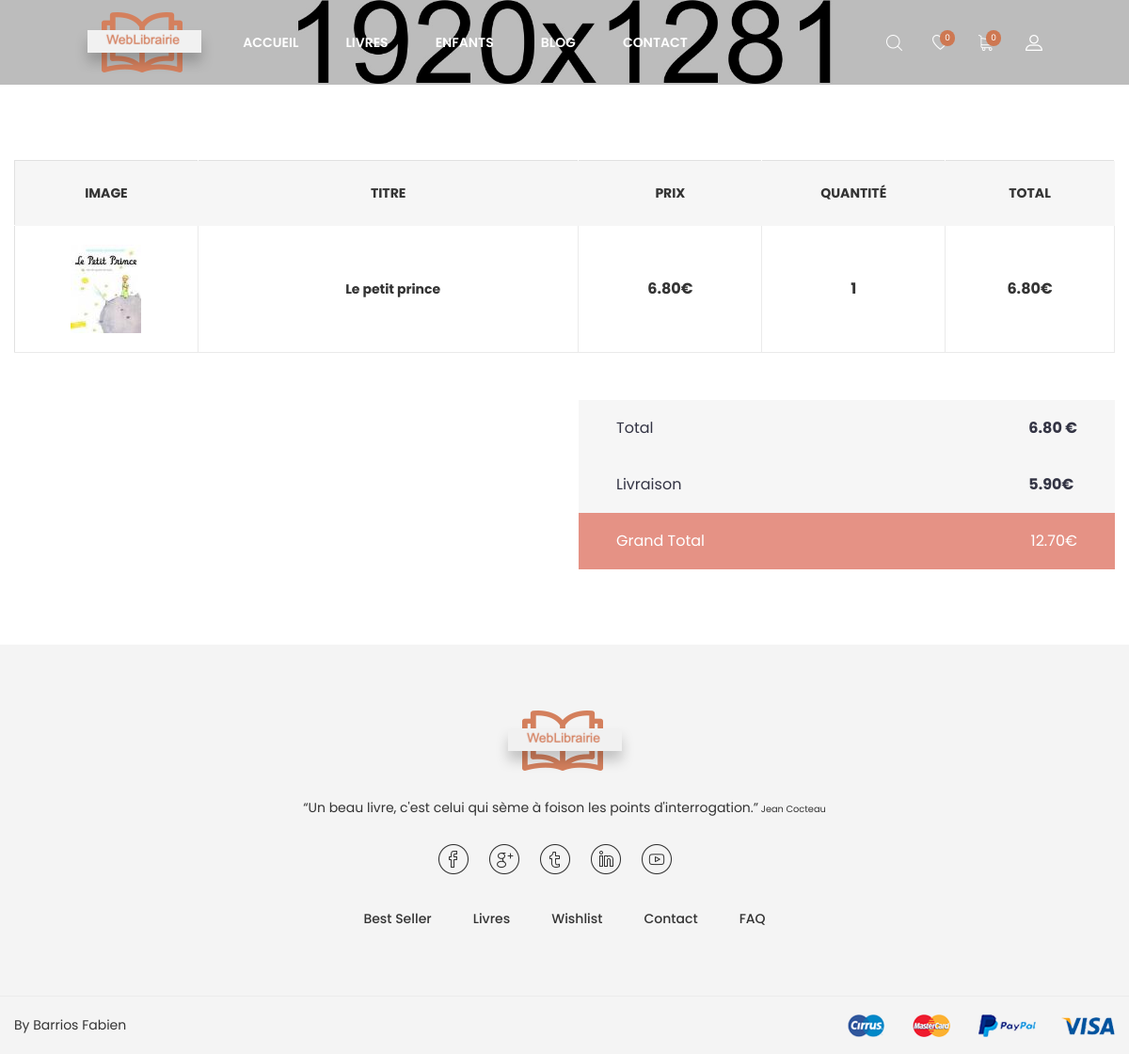
The app's page /v3/detailCommande.php?Commande=31 (signed in) with its own data.
### tables this page shows
CREATE TABLE `LIVRE` (
  `ID` int(11) NOT NULL,
  `ID_ECRIVAIN` int(11) NOT NULL,
  `ISBN` char(100) NOT NULL,
  `TITRE` varchar(100) NOT NULL,
  `RESUME` text NOT NULL,
  `IMAGE` varchar(200) NOT NULL,
  `DT_PARUTION` date NOT NULL,
  `PRIX_UNITAIRE` float NOT NULL,
  `EDITEUR` varchar(100) NOT NULL
);

CREATE TABLE `IMAGE_LIVRE` (
  `id` int(11) NOT NULL,
  `ID_LIVRE` int(11) NOT NULL,
  `SOURCE` text NOT NULL,
  `FORMAT` varchar(255) NOT NULL
);

CREATE TABLE `LIGNE_PANIER` (
  `ID_LIVRE` int(11) NOT NULL,
  `ID_PANIER` int(11) NOT NULL,
  `DT_ACHAT` date DEFAULT NULL,
  `NB_PRODUIT` int(255) NOT NULL
);

### v3/Fonctions.php (called while the page is built, shortened)
<?php
function connectDB(){
    try{
        $db = new PDO('mysql:host=localhost;dbname=WeblibrairieVVA;charset=utf8', 'root', 'root');
        return $db;
    }
    catch (Exception $e){
        die('Erreur : '.$e->getMessage());
    }
}
function recupPanier(){
    $link = connectDB();
    $panier = $_GET['Commande'];
    $req = $link->query("SELECT ROUND(LIVRE.PRIX_UNITAIRE * LIGNE_PANIER.NB_PRODUIT, 2) AS PRIXCALCULER, IMAGE_LIVRE.SOURCE, PANIER.DT_COM, LIVRE.ID, LIVRE.PRIX_UNITAIRE, LIVRE.TITRE, ECRIVAIN.NOM, ECRIVAIN.PRENOM, LIGNE_PANIER.NB_PRODUIT FROM LIVRE INNER JOIN ECRIVAIN ON LIVRE.ID_ECRIVAIN = ECRIVAIN.ID INNER JOIN LIGNE_PANIER ON LIVRE.ID = LIGNE_PANIER.ID_LIVRE INNER JOIN PANIER ON LIGNE_PANIER.ID_PANIER = PANIER.ID INNER JOIN COMPTE ON PANIER.ID_COMPTE = COMPTE.USER INNER JOIN IMAGE_LIVRE on LIVRE.ID = IMAGE_LIVRE.ID_LIVRE WHERE IMAGE_LIVRE.FORMAT = '75x94' AND LIVRE.ID = LIGNE_PANIER.ID_LIVRE AND LIGNE_PANIER.ID_PANIER = PANIER.ID AND PANIER.ID = '$panier'");
   return $req;
}
function afficherPrixTotalPanier(){
    $link = connectDB();
    $panier = $_GET['Commande'];
    $req = $link->query("SELECT ROUND(SUM(LIVRE.PRIX_UNITAIRE * LIGNE_PANIER.NB_PRODUIT), 2) AS PRIX_TOTAL FROM LIVRE INNER JOIN LIGNE_PANIER ON LIVRE.ID = LIGNE_PANIER.ID_LIVRE INNER JOIN PANIER ON LIGNE_PANIER.ID_PANIER = PANIER.ID WHERE PANIER.ID = '$panier'");
    return $req;
}
function getNbArticlePanier(){
    $link = connectDB();
    $user = $_SESSION['Usercompte'];
    $req = $link->query("SELECT count(*) as nb FROM LIVRE INNER JOIN ECRIVAIN ON LIVRE.ID_ECRIVAIN = ECRIVAIN.ID INNER JOIN LIGNE_PANIER ON LIVRE.ID = LIGNE_PANIER.ID_LIVRE INNER JOIN PANIER ON LIGNE_PANIER.ID_PANIER = PANIER.ID INNER JOIN COMPTE ON PANIER.ID_COMPTE = COMPTE.USER WHERE LIVRE.ID = LIGNE_PANIER.ID_LIVRE AND LIGNE_PANIER.ID_PANIER = PANIER.ID AND PANIER.DT_COM is Null AND PANIER.ID_COMPTE = '$user'");
    return $req;
}
function getNbArticleWishliste(){
    $link = connectDB();
    $user = $_SESSION['Usercompte'];
    $req = $link->query("SELECT count(*) as nb FROM LIVRE INNER JOIN ECRIVAIN ON LIVRE.ID_ECRIVAIN = ECRIVAIN.ID INNER JOIN LIGNE_WISHLIST ON LIVRE.ID = LIGNE_WISHLIST.ID_LIVRE INNER JOIN WISHLIST ON LIGNE_WISHLIST.ID_WISHLIST = WISHLIST.ID INNER JOIN COMPTE ON WISHLIST.ID_COMPTE = COMPTE.USER WHERE LIVRE.ID = LIGNE_WISHLIST.ID_LIVRE AND LIGNE_WISHLIST.ID_WISHLIST = WISHLIST.ID AND WISHLIST.ID_COMPTE = '$user'");
    return $req;
}
?>

### v3/detailCommande.php (the view, shortened to what this page needs)
<!doctype html>
<html class="no-js" lang="zxx">
<head>
    <link rel="stylesheet" href="css/bootstrap.min.css">
    <link rel="stylesheet" href="css/plugins.css">
    <link rel="stylesheet" href="style.css">
    <link rel="stylesheet" href="css/custom.css">
    <?php include_once('Fonctions.php'); ?>
</head>
<body>
<div class="wrapper" id="wrapper">
    <header id="wn__header" class="oth-page header__area header__absolute sticky__header">
        <div class="container-fluid">
            <div class="row">
                <div class="col-md-6 col-sm-6 col-6 col-lg-2">
                    <div class="logo">
                        <a href="index.php">
                            <img src="images/logo/logo.png" alt="logo images">
                        </a>
                    </div>
                </div>
                <div class="col-lg-8 d-none d-lg-block">
                    <nav class="mainmenu__nav">
                        <ul class="meninmenu d-flex justify-content-start">
                            <li class="drop with--one--item"><a href="index.php">Accueil</a></li>
                            <li class="drop"><a href="shop-grid.php?categorie=Tout">Livres</a>
                            </li>
                            <li class="drop"><a href="shop-grid.php?categorie=Enfants">Enfants</a>
                            </li>
                            <li class="drop"><a href="blog.html">Blog</a>
                            </li>
                            <li><a href="contact.html">Contact</a></li>
                        </ul>
                    </nav>
                </div>
                <div class="col-md-6 col-sm-6 col-6 col-lg-2">
                    <ul class="header__sidebar__right d-flex justify-content-end align-items-center">
                        <li class="shop_search"><a class="search__active" href="#"></a></li>
                        <?php if(!isset($_SESSION['Usercompte'])): ?>
                        <li class="wishlist"><a href="wishlist.php"></a></li>
                        <li class="shopcart"><a class="cartbox_active" href=""></a>
                            <div class="block-minicart minicart__active">
                                <div class="minicart-content-wrapper">
                                    <div class="micart__close">
                                        <span>Fermer</span>
                                    </div>
                                    <div class="mini_action cart">
                                        <a class="cart__btn" href="my-account.php">Se connecter</a>
                                    </div>
                                </div>
                            </div>
                            <?php else: ?>
                            <?php $getNbLivre = getNbArticlePanier(); ?>
                            <?php $nbLivre = $getNbLivre->fetch(); ?>
                            <?php $getNbWishListe = getNbArticleWishliste(); ?>
                            <?php $nbWishListe = $getNbWishListe->fetch(); ?>
                        <li class="wishlist"><a href="wishlist.php"><span id="alertWishlist" class="product_qun"><?php echo $nbWishListe[0]; ?></span></a></li>
                        <li class="shopcart"><a class="cartbox_active" href=""><span id="alertPanier" class="product_qun"><?php echo $nbLivre[0]; ?></span></a>
                            <?php endif; ?>
                        </li>
                        <li class="setting__bar__icon"><a class="setting__active" href="#"></a>
                        </li>
                    </ul>
                </div>
            </div>
        </div>
    </header>
    <div class="ht__bradcaump__area bg-image--3" style="padding-top: 45px; padding-bottom: 45px;"></div>
    <?php $livre = recupPanier(); ?>
    <div class="cart-main-area section-padding--lg bg--white">
        <div class="container">
                <div class="row">
                    <div class="col-md-12 col-sm-12 ol-lg-12">
                        <form action="#">
                            <div class="table-content wnro__table table-responsive">
                                <table>
                                    <thead>
                                    <tr class="title-top">
                                        <th class="product-thumbnail">Image</th>
                                        <th class="product-name">Titre</th>
                                        <th class="product-price">Prix</th>
                                        <th class="product-quantity">Quantité</th>
                                        <th class="product-subtotal">Total</th>
                                    </tr>
                                    </thead>
                                    <tbody>
                                    <?php $compteur = 0; ?>
                                    <?php foreach($livre as $data): ?>
                                        <?php $compteur++; ?>
                                        <tr id="idTr_<?php echo $compteur ?>">
                                            <td class="product-thumbnail"><a href="single-product.php?livre=<?php echo $data['ID'] ?>"><img src="<?= $data['SOURCE']; ?>" alt="product img"></a></td>
                                            <td class="product-name"><a href="single-product.php?livre=<?php echo $data['ID'] ?>"><?= $data['TITRE']; ?></a></td>
                                            <td class="product-price"><span class="amount"><?= $data['PRIX_UNITAIRE']; ?>0€</span></td>
                                            <td class="product-price"><span class="amount"><?= $data['NB_PRODUIT']; ?></span></td>
                                            <td class="product-subtotal"><?= $data['PRIXCALCULER']; ?>€</td>
                                        </tr>
                                    <?php endforeach; ?>
                                    </tbody>
                                </table>
                            </div>
                        </form>
                    </div>
                </div>
                <div class="row">
                    <div class="col-lg-6 offset-lg-6">
                        <div class="cartbox__total__area">
                            <div class="cartbox-total d-flex justify-content-between">
                                <ul class="cart__total__list">
                                    <li>Total</li>
                                    <li>Livraison</li>
                                </ul>
                                <ul class="cart__total__tk">
                                    <?php $prixTotal = afficherPrixTotalPanier(); ?>
                                    <?php foreach($prixTotal as $data): ?>
                                        <?php if($data['PRIX_TOTAL'] == null): ?>
                                            <li><?php echo 0;?> €</li>
                                        <?php else: ?>
                                            <li><?php echo $data['PRIX_TOTAL'];?> €</li>
                                        <?php endif; ?>
                                    <?php endforeach; ?>
                                    <li>5.90€</li>
                                </ul>
                            </div>
                            <div class="cart__total__amount">
                                <span>Grand Total</span>
                                <?php $prixTotal = afficherPrixTotalPanier(); ?>
                                <?php foreach($prixTotal as $data): ?>
                                    <?php if($data['PRIX_TOTAL'] == null): ?>
                                        <span><?php echo 0;?> €</span>
                                    <?php else: ?>
                                        <span><?php echo $data['PRIX_TOTAL'] + 5.90;?>0€</span>
                                    <?php endif; ?>
                                <?php endforeach; ?>
                            </div>
                        </div>
                    </div>
                </div>
        </div>
    </div>
    <footer id="wn__footer" class="footer__area bg__cat--8 brown--color">
        <div class="footer-static-top">
            <div class="container">
                <div class="row">
                    <div class="col-lg-12">
                        <div class="footer__widget footer__menu">
                            <div class="ft__logo">
                                <a href="index.php">
                                    <img src="images/logo/3.png" alt="logo">
                                </a>
                                <p>“Un beau livre, c'est celui qui sème à foison les points d'interrogation.”<span style="font-size: 70%;"> Jean Cocteau</span></p>
                            </div>
                            <div class="footer__content">
                                <ul class="social__net social__net--2 d-flex justify-content-center">
                                    <li><a href="#"><i class="bi bi-facebook"></i></a></li>
                                    <li><a href="#"><i class="bi bi-google"></i></a></li>
                                    <li><a href="#"><i class="bi bi-twitter"></i></a></li>
                                    <li><a href="#"><i class="bi bi-linkedin"></i></a></li>
                                    <li><a href="#"><i class="bi bi-youtube"></i></a></li>
                                </ul>
                                <ul class="mainmenu d-flex justify-content-center">
                                    <li><a href="shop-grid.php?categorie=Best">Best Seller</a></li>
                                    <li><a href="shop-grid.php?categorie=Tout">Livres</a></li>
                                    <?php if(isset($_SESSION['Usercompte'])): ?>
                                        <li><a href="wishlist.php">Wishlist</a></li>
                                    <?php else: ?>
                                        <li><a href="my-account.php">Wishlist</a></li>
                                    <?php endif; ?>
                                    <li><a href="contact.php">Contact</a></li>
                                    <li><a href="faq.html">FAQ</a></li>
                                </ul>
                            </div>
                        </div>
                    </div>
                </div>
            </div>
        </div>
        <div class="copyright__wrapper">
            <div class="container">
                <div class="row">
                    <div class="col-lg-6 col-md-6 col-sm-12">
                        <div class="copyright">
                            <div class="copy__right__inner text-left">
                                <p>By Barrios Fabien</p>
                            </div>
                        </div>
                    </div>
                    <div class="col-lg-6 col-md-6 col-sm-12">
                        <div class="payment text-right">
                            <img src="images/icons/payment.png" alt="" />
                        </div>
                    </div>
                </div>
            </div>
        </div>
    </footer>
</div>
</body>
</html>

### records on screen
livre: image_livre.SOURCE (picture), TITRE "Le petit prince", PRIX_UNITAIRE "6.8", ligne_panier.NB_PRODUIT "1", PRIXCALCULER "6.80"

### other values on screen
$nbWishListe[0] "0"
$nbLivre[0] "0"
$data['PRIX_TOTAL'] "6.80"
$data['PRIX_TOTAL'] + 5.90 "12.7"
